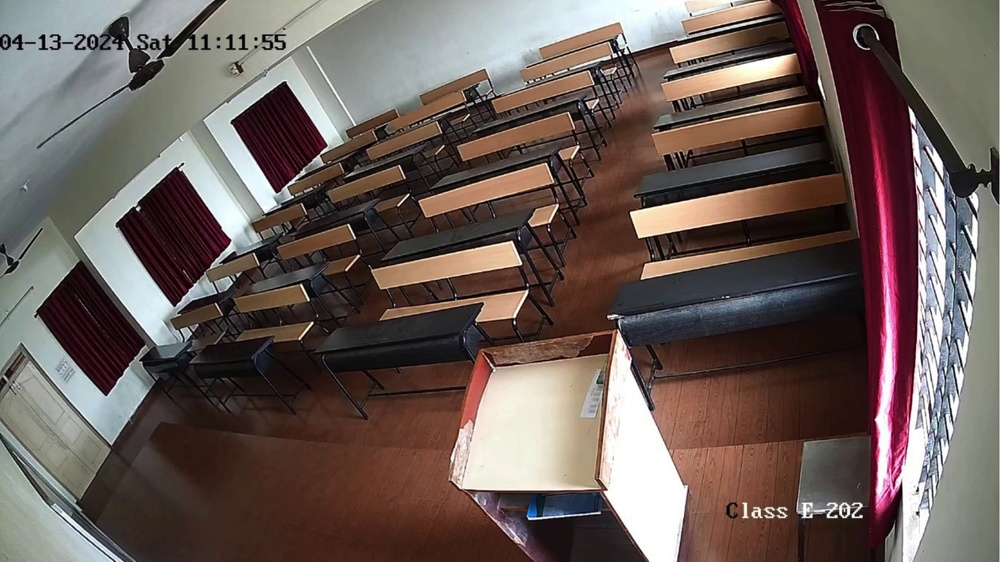
#> input picture test/i5.jpg, 1000 x 562 px, shrunk from 1920 x 1080 before the run
$ python normalize_regions.py
#> lines starting #> are read from the running program, lines starting #| are printed output that depends on the picture
import cv2
import numpy as np
import pandas as pd
import ast

# Function to extract and save regions
def extract_and_save_regions(image, saved_regions):
    roi_data = []
    for region in saved_regions:
        region_id = region[0]
        vertices = ast.literal_eval(region[1])  # Convert string representation to tuple
        # Convert vertices to numpy array
        pts = np.array(vertices, dtype=np.int32)
        # Extract region from the image
        x, y, w, h = cv2.boundingRect(pts)
        region_img = image[y:y+h, x:x+w]
        # Save the region as a new image file inside the "benches" folder
        cv2.imwrite(f'benches/place_{region_id}.jpg', region_img)

        # Store bounding rectangle coordinates and region ID
        roi_data.append([region_id, x, y, w, h])

    # Convert the ROI data to a DataFrame
    roi_df = pd.DataFrame(roi_data, columns=['region_id', 'x', 'y', 'width', 'height'])
    # Save DataFrame to CSV
    roi_df.to_csv('roi.csv', index=False)

# Load image
img = cv2.imread('i5.jpg')
#> img is the input picture: shape (562, 1000, 3); mean B, G, R 88.7, 93.5, 107.4

# Load saved regions from CSV
df = pd.read_csv('regions.csv')
#> (reads test/regions.csv from the repository)

# Extract and save regions
extract_and_save_regions(img, df.values)
#> the loop in extract_and_save_regions, `for region in saved_regions:` made 12 passes
#> (pts, x, y, w, h) on passes 1 to 10: ([[507, 411], [503, 353], [717, 314], [724, 373]], 503, 314, 222, 98), ([[569, 306], [570, 252], [765, 218], [763, 267]], 569, 218, 197, 89), ([[622, 183], [623, 231], [789, 194], [789, 142]], 622, 142, 168, 90), ([[667, 162], [668, 126], [813, 83], [819, 124]], 667, 83, 153, 80), ([[312, 400], [319, 435], [429, 420], [423, 383]], 312, 383, 118, 53), ([[374, 331], [482, 299], [490, 331], [381, 361]], 374, 299, 117, 63), ([[444, 260], [554, 220], [562, 246], [448, 284]], 444, 220, 119, 65), ([[498, 224], [495, 200], [604, 158], [613, 188]], 495, 158, 119, 67), ([[236, 458], [224, 433], [300, 408], [312, 434]], 224, 408, 89, 51), ([[286, 391], [272, 367], [349, 339], [363, 366]], 272, 339, 92, 53)
#> pass 1, in extract_and_save_regions, `region_img = image[y:y+h, x:x+w]`:
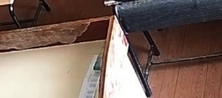
#> region_img: shape (98, 222, 3); mean B, G, R 95, 104.3, 124.7
#> pass 2, in extract_and_save_regions, `region_img = image[y:y+h, x:x+w]`:
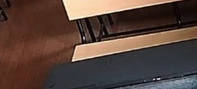
#> region_img: shape (89, 197, 3); mean B, G, R 60, 68.2, 88.6
#> pass 3, in extract_and_save_regions, `region_img = image[y:y+h, x:x+w]`:
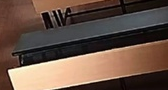
#> region_img: shape (90, 168, 3); mean B, G, R 69.5, 81.6, 103.1
#> after the loop in extract_and_save_regions, `for region in saved_regions:`: roi_data = 12 items, first 6: [1, 503, 314, 222, 98], [2, 569, 218, 197, 89], [3, 622, 142, 168, 90], [4, 667, 83, 153, 80], [5, 312, 383, 118, 53], [6, 374, 299, 117, 63]
#> in extract_and_save_regions, `roi_df = pd.DataFrame(roi_data, columns=['region_id', 'x', 'y', 'width..`: roi_df = table of 12 rows and 5 columns
